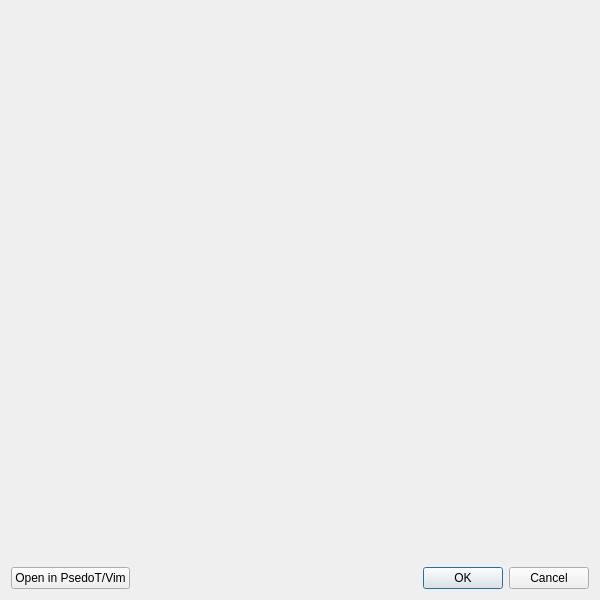
<?xml version="1.0" encoding="UTF-8"?>
<ui version="4.0">
 <class>CodeEditorDialog</class>
 <widget class="QDialog" name="CodeEditorDialog">
  <property name="geometry">
   <rect>
    <x>0</x>
    <y>0</y>
    <width>600</width>
    <height>600</height>
   </rect>
  </property>
  <property name="windowTitle">
   <string>Edit File</string>
  </property>
  <layout class="QVBoxLayout" name="verticalLayout">
   <item>
    <widget class="CodeEditor" name="widget" native="true"/>
   </item>
   <item>
    <layout class="QHBoxLayout" name="horizontalLayout">
     <item>
      <widget class="QPushButton" name="terminalButton">
       <property name="text">
        <string>Open in PsedoT/Vim</string>
       </property>
      </widget>
     </item>
     <item>
      <widget class="QDialogButtonBox" name="buttonBox">
       <property name="standardButtons">
        <set>QDialogButtonBox::Cancel|QDialogButtonBox::Ok</set>
       </property>
      </widget>
     </item>
    </layout>
   </item>
  </layout>
 </widget>
 <customwidgets>
  <customwidget>
   <class>CodeEditor</class>
   <extends>QWidget</extends>
   <header location="global">cchelper.fileeditor.codeeditor</header>
   <container>1</container>
  </customwidget>
 </customwidgets>
 <resources/>
 <connections/>
</ui>
